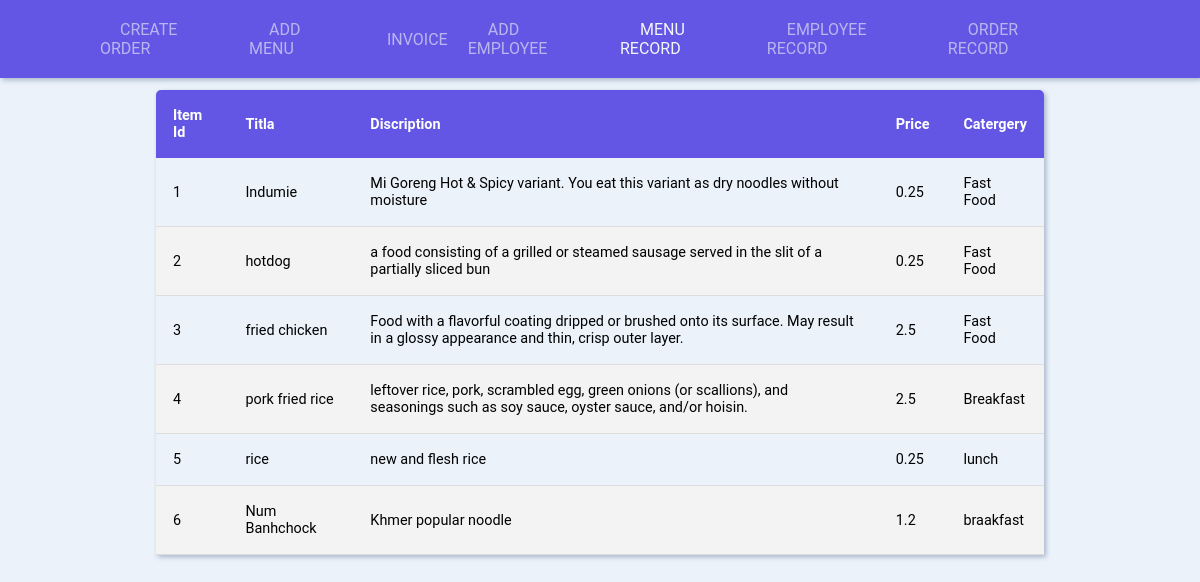
The page / on the database its author committed.
### table.py (models this page shows)
class Menu(db.Model):
    item_id = db.Column(db.Integer, primary_key=True)
    item_name = db.Column(db.String(200), nullable=True)
    item_description = db.Column(db.String(500), nullable=True)
    item_price = db.Column(db.Float, nullable=True)
    menu_catgery = db.Column(db.String(200), nullable=True)

### main.py (the view)
@app.route('/')
def menu_record():
    result = db.session.execute(db.select(Menu).order_by(Menu.item_id))
    all_menu=result.scalars()
    return render_template('index.html', menus=all_menu)

### templates/index.html (shortened to what this page needs)
<!DOCTYPE html>
<html lang="en">
<head>
    <link rel="stylesheet" href="../static/style.css">
</head>
<body>
    <div class="container">
        <div class="row">
            <table>
                <thead>
                    <tr>
                        <th>Item Id</th>
                        <th>Titla</th>
                        <th>Discription</th>
                        <th>Price</th>
                        <th>Catergery</th>
                    </tr>
                </thead>
                <tbody>
                {% for item in menus %}
                    <tr>
                        <td>{{item.item_id}}</td>
                        <td>{{item.item_name}}</td>
                        <td>{{item.item_description}}</td>
                        <td>{{item.item_price}}</td>
                        <td>{{item.menu_catgery}}</td>
                    </tr>
                {% endfor %}
                </tbody>
            </table>
        </div>
    </div>
    <nav>
        <ul>
            <li><a href={{url_for('add_order')}}>Create Order</a></li>
            <li><a href={{url_for('add_menu')}}>add menu</a></li>
            <li><a href="#">invoice</a></li>
            <li><a href={{url_for('emp')}}>add employee</a></li>
            <li><a href={{url_for('menu_record')}} class="active">menu record</a></li>
            <li><a href={{url_for('emp_record')}}>employee record</a></li>
            <li><a href="order-record.html">order record</a></li>
        </ul>
    </nav>
</body>
</html>

### static/style.css (style rules this page uses)
* { padding: 0; margin: 0; box-sizing: border-box; scroll-behavior: smooth; transition: all .5s; font-family: 'Roboto', sans-serif; list-style: none; text-decoration: none; border: none; }
:root { --background: #ebf2fa; --buttom: #6356e4; --heading_color: #373330; --p_color: rgb(97, 96, 96); --navbar_color:#6356e4; --contrast_color: #f2f6f7; --box_shadow: 2px 2px 5px #a6b4c8; }
nav { position: fixed; top: 0; left: 0; width: 100%; background: var(--navbar_color); padding: 10px 100px; display: flex; justify-content: space-between; box-shadow: var(--box_shadow); }
nav ul { display: flex; justify-content: space-between; align-items: center; }
nav ul li { padding: 10px 0; position: relative; }
nav ul li::before { content: ""; width: 100%; left: 0; bottom: -17px; border-bottom: 2px solid var(--contrast_color); z-index: 100; }
nav ul li .active { color: var(--contrast_color); text-transform: uppercase; opacity: 1; padding: 20px; }
nav ul li a { color: var(--contrast_color); text-transform: uppercase; opacity: .6; padding: 20px; }
.container { background: var(--background); width: 100%; height: 100vh; position: relative; }
.container .row { margin: 0 13%; padding-top: 90px; }
table { border-collapse: collapse; font-size: 0.9em; width: 100%; border-radius: 5px 5px 0 0; overflow: hidden; box-shadow: var(--box_shadow); }
table thead tr { background-color: var(--buttom); color: #ffffff; text-align: left; font-weight: bold; }
table th, table td { padding: 17px; }
table tbody tr { border-bottom: 1px solid #dddddd; }
table tbody tr:nth-of-type(even) { background-color: #f3f3f3; }

### rows shown on the page
Menu: item_id "1", item_name "Indumie", item_description "Mi Goreng Hot & Spicy variant. You eat this variant as dry noodles without moisture", item_price "0.25", menu_catgery "Fast Food"
Menu: item_id "2", item_name "hotdog", item_description "a food consisting of a grilled or steamed sausage served in the slit of a partially sliced bun", item_price "0.25", menu_catgery "Fast Food"
Menu: item_id "3", item_name "fried chicken", item_description "Food with a flavorful coating dripped or brushed onto its surface. May result in a glossy appearance and thin, crisp outer layer.", item_price "2.5", menu_catgery "Fast Food"
Menu: item_id "4", item_name "pork fried rice", item_description "leftover rice, pork, scrambled egg, green onions (or scallions), and seasonings such as soy sauce, oyster sauce, and/or hoisin.", item_price "2.5", menu_catgery "Breakfast"
Menu: item_id "5", item_name "rice", item_description "new and flesh rice", item_price "0.25", menu_catgery "lunch"
Menu: item_id "6", item_name "Num Banhchock", item_description "Khmer popular noodle", item_price "1.2", menu_catgery "braakfast"
